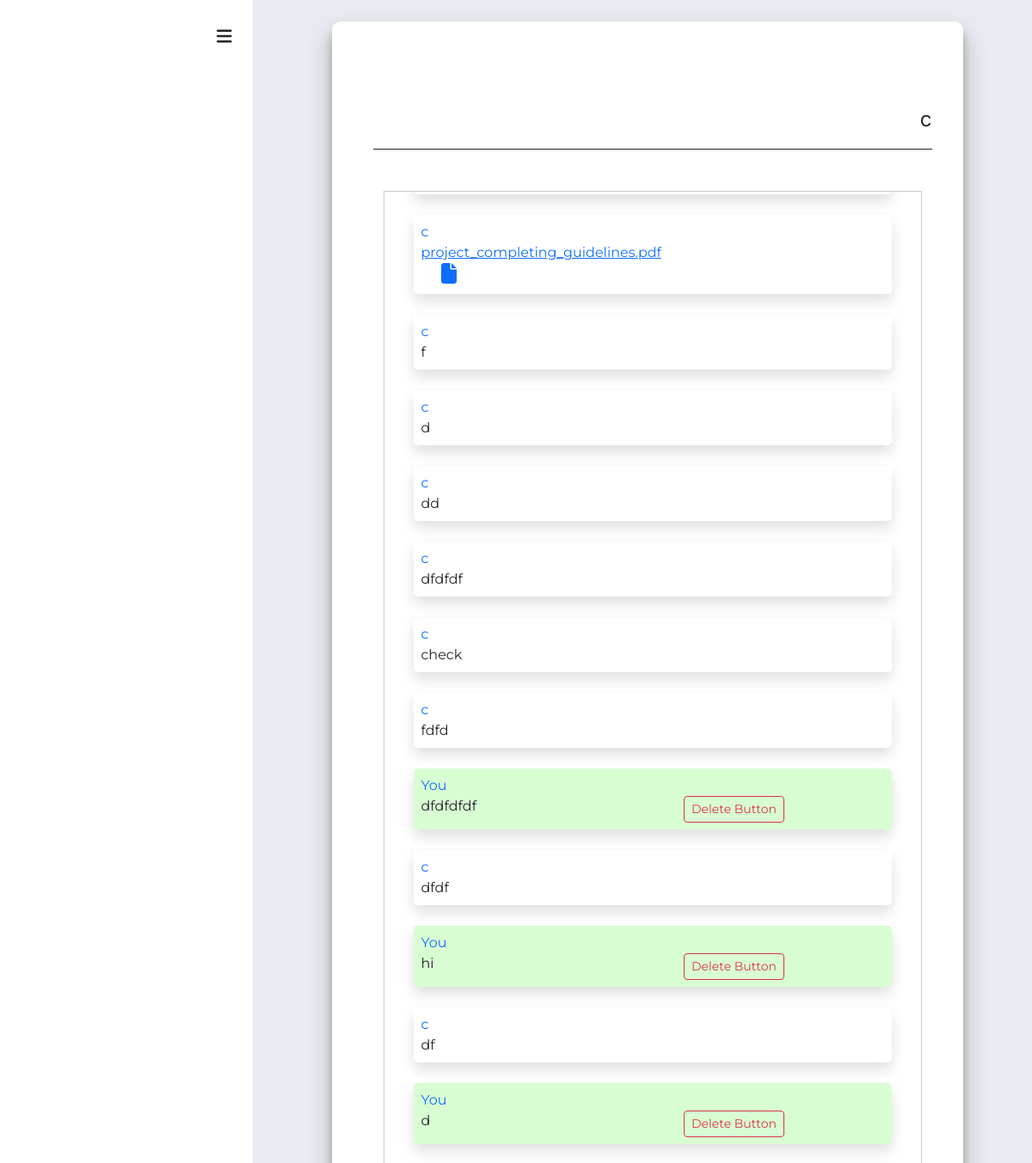
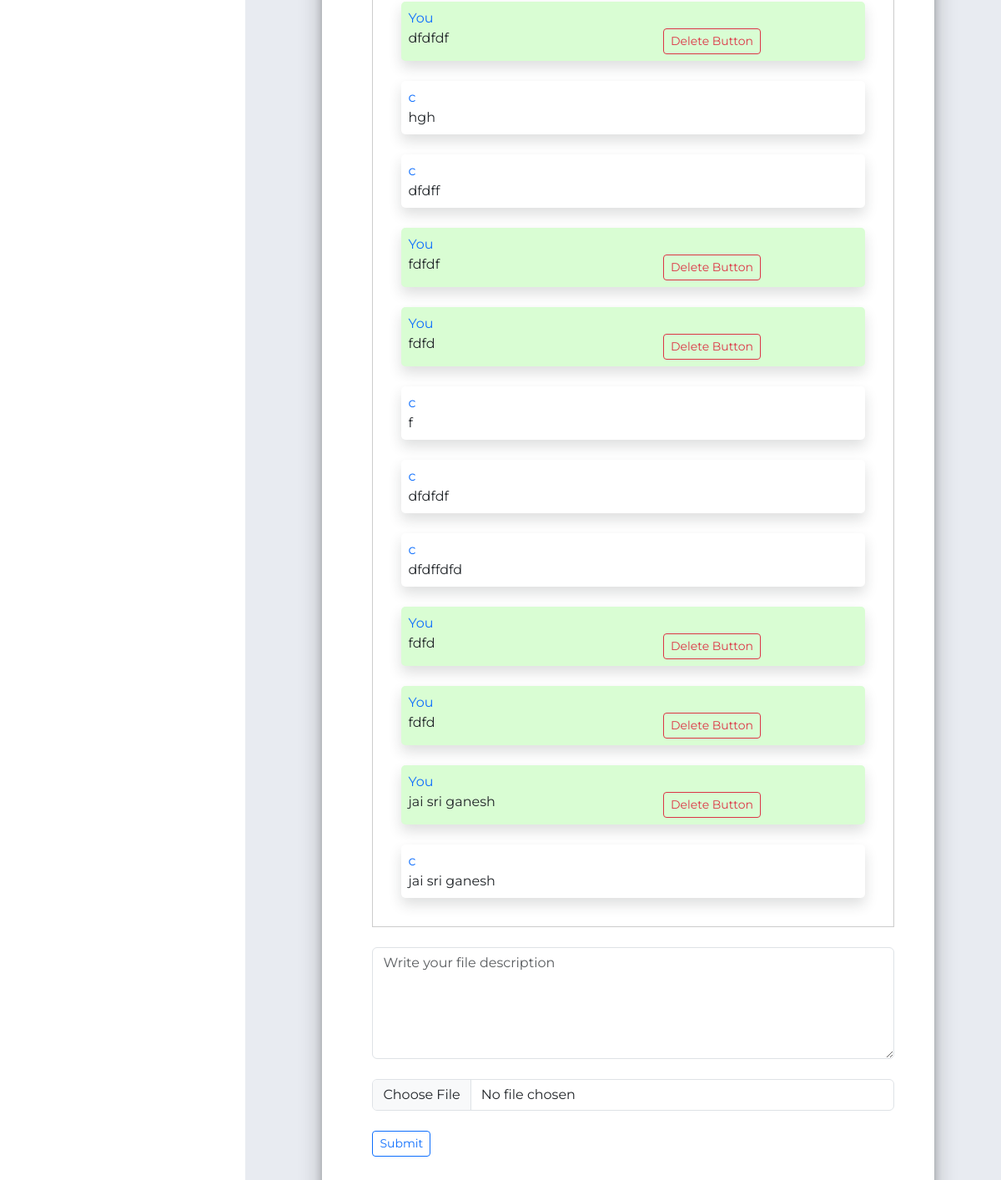
The page /views/pages/messages.views.php?msg_user_id=3 (signed in) on the database its author committed (2 pictures, top to bottom).
### tables this page shows
CREATE TABLE `users` (
  `user_id` int(11) NOT NULL,
  `user_name` varchar(255) NOT NULL,
  `email` varchar(255) NOT NULL,
  `password` varchar(255) NOT NULL,
  `datetime` datetime NOT NULL DEFAULT current_timestamp()
);

CREATE TABLE `personal_inbox_msg` (
  `msg_id` int(11) NOT NULL,
  `msg_sender_id` varchar(255) NOT NULL,
  `msg_receiver_id` varchar(255) NOT NULL,
  `msg` text NOT NULL,
  `msg_seen_by_receiver_status` varchar(255) NOT NULL,
  `file_name` varchar(255) NOT NULL,
  `file_upload_status` varchar(255) NOT NULL,
  `datetime` datetime NOT NULL DEFAULT current_timestamp()
);

### config/conn.php (called while the page is built, shortened)
<?php
class database{
    protected function connection(){
        $this->hostname = 'localhost';
        $this->db_username = 'root';
        $this->db_password = '';
        $this->dbname = 'nexgenproject_2.0';
        $conn = new mysqli($this->hostname, $this->db_username, $this->db_password, $this->dbname);
        return $conn;
    }
}
?>

### models/models.php (called while the page is built, shortened)
<?php
class models extends database{
    public function pure_data($data){
        $result = htmlspecialchars(mysqli_real_escape_string($this->connection(), $data), ENT_QUOTES);
        return $result;
    }
    public function get_all_data($table_name, $where_conditions = 1){
        $sql = "SELECT * FROM `$table_name` WHERE $where_conditions ";
        $result = $this->connection()->query($sql);
        return $result;
    }
    public function create_sql_query($sql){
        $result = $this->connection()->query($sql);
        return $result;
    }
}
?>

### views/pages/inc/_personal_inbox_msg_components.php (the view, shortened to what this page needs)
<?php
$get_current_user_id = $_SESSION['user_id'];
$get_msg_receiver_user_id = $controllers->pure_data($_GET['msg_user_id']);
$get_msg_receiver_user_name = "";
$result_msg_receiver_user_name = $controllers->get_all_data("users", " `user_id` = '$get_msg_receiver_user_id' ");
if ($result_msg_receiver_user_name) {
    if ($result_msg_receiver_user_name->num_rows > 0) {
        while ($row_recived_msg_user = $result_msg_receiver_user_name->fetch_assoc()) {
            $get_msg_receiver_user_name = $row_recived_msg_user['user_name'];
        }
    }
}
?>
<div class="files_repository_main_section mt-4 pt-4 mb-4 pb-4">
    <div class="main_file_repository_section">
        <div class="msg_main_section">
            <div class="container">
                <div class="msg_container" id="messages">
                    <?php
                    $sql_inbox_msg_join = "
        SELECT * FROM `personal_inbox_msg`
        WHERE (`msg_sender_id` = '$get_current_user_id' AND `msg_receiver_id` = '$get_msg_receiver_user_id')
        OR (`msg_sender_id` = '$get_msg_receiver_user_id' AND `msg_receiver_id` = '$get_current_user_id');
    ";
                    $result_inbox_msg_join = $controllers->create_sql_query($sql_inbox_msg_join);
                    if ($result_inbox_msg_join) {
                        if ($result_inbox_msg_join->num_rows > 0) {
                            while ($row_inbox_msg_join = $result_inbox_msg_join->fetch_assoc()) {
                                $db_msg_id = $row_inbox_msg_join['msg_id'];
                                $db_msg = $row_inbox_msg_join['msg'];
                                $db_msg_sender_id = $row_inbox_msg_join['msg_sender_id'];
                                $db_msg_receiver_id = $row_inbox_msg_join['msg_receiver_id'];
                                $db_msg_file_name = $row_inbox_msg_join['file_name'];
                                $db_msg_file_upload_status = $row_inbox_msg_join['file_upload_status'];
                                if ($db_msg_sender_id == $get_current_user_id) {
                                    if ($db_msg != '' || $db_msg_file_upload_status == '') {
                                        echo '
                            <div class="parent_msg sended_msg shadow m-4 msg_id_' . $db_msg_id . '" id="msg_id_' . $db_msg_id . '">
                                <div class="msg_sender_user_name text-primary">You</div>
                                <div class="main_msg_section row">
                                    <div class="msg col-md-6 col-sm-12">' . $db_msg . '</div>
                                    <div class="delete_button col-md-6 col-sm-12"><button type="button" onclick="delete_msg(this)"
                                        data-personal_inbox_msg_id="' . $db_msg_id . '" data-delete_msg_id="' . $db_msg_id . '" class="btn ms-4 btn-sm btn-outline-danger">Delete Button</button></div>
                                </div>
                            </div>
                        ';
                                    }
                                } elseif ($db_msg_receiver_id == $get_current_user_id) {
                                    $result_get_msg_received_user_info = $controllers->get_all_data("users", " `user_id` = '$get_msg_receiver_user_id' ");
                                    if ($result_get_msg_received_user_info) {
                                        if ($result_get_msg_received_user_info->num_rows > 0) {
                                            while ($row_msg_received_user = $result_get_msg_received_user_info->fetch_assoc()) {
                                                $msg_received_user_name = $row_msg_received_user['user_name'];
                                            }
                                        }
                                    }
                                    if ($db_msg != '' || $db_msg_file_upload_status == '') {
                                        echo '
                            <div class="parent_msg received_msg shadow m-4 msg_id_' . $db_msg_id . '" id="msg_id_' . $db_msg_id . '">
                                <div class="msg_sender_user_name text-primary">' . $msg_received_user_name . '</div>
                                <div class="msg col-md-6 col-sm-12">' . $db_msg . '</div>
                            </div>
                        ';
                                    }
                                    if ($db_msg_file_upload_status == 'file_uploaded' || $db_msg == '') {
                                        echo '
                            <div class="parent_msg received_msg shadow m-4 msg_id_' . $db_msg_id . '" id="msg_id_' . $db_msg_id . '">
                                <div class="msg_sender_user_name text-primary">' . $get_msg_receiver_user_name . '</div>
                                <div class="main_msg_section row">
                                    <div class="msg_file msg col-md-6 col-sm-12">
                                        <a href="./assets/uploads/personal_inbox_upload/' . $db_msg_file_name . '" download="">
                                            <span>' . $db_msg_file_name . '</span>
                                            <i class="fa-solid fa-file ps-4 fs-4"></i>
                                        </a>
                                    </div>
                                </div>
                            </div>
                        ';
                                    }
                                }
                            }
                        }
                    }
                    ?>
                </div>
                <div class="repl_section">
                    <form id="submit_form">
                        <textarea name="message" id="msg_to_send" placeholder="Write your file description"
                            class="form-control mt-4 mb-4" cols="30" rows="5"></textarea>
                        <input type="file" name="personal_inbox_msg_upload_file" class="form-control"
                            id="personal_inbox_msg_upload_file">
                        <button name="send_personal_inbox_msg" type="submit" class="btn btn-outline-primary mt-4 btn-sm"
                            id="msg_submit">Submit</button>
                    </form>
                </div>
            </div>
        </div>
    </div>
</div>

### views/pages/messages.views.php (shortened to what this page needs)
<?php
require __DIR__ . '/inc/_header.php';
$controllers->login_check();
?>
<main>
    <div class="dashboard_main_section">
        <div class="row">
            <div class="col-md-3 " style="background-color: white !important;">
                <div class="integrate_mobile_sidebar">
                    <?php
                    include __DIR__ . '/inc/_mobile_sidebar_msg.php';
                    ?>
                </div>
            </div>
            <div class="col-md-9 cus_bg_main_section_color">
                <div class="main_content_section scrollbar_container">
                    <div class="the_running_main_content montserrat_font">
                        <div class="details_container">
                            <div class="details_container_info">
                                <div class="container">
                                </div>
                                <div class="main_content_section mt-4">
                                    <div class="container m-4 pt-4  pe-5">
                                      <div class="meetings_main_section">
                                        <div class="meetings_content">
                                            <div class="container">
                                                <?php
                                                    $get_msg_user_id = (isset($_GET['msg_user_id']) ? $controllers->pure_data($_GET['msg_user_id']) : '' );
                                                    $result_get_msg_user_info = $controllers->get_all_data("users", " `user_id` = '$get_msg_user_id' ");
                                                    if($result_get_msg_user_info){
                                                        if($result_get_msg_user_info->num_rows > 0){
                                                            while($row_msg_user_info = $result_get_msg_user_info->fetch_assoc()){
                                                                $get_msg_user_name = $row_msg_user_info['user_name'];
                                                            }
                                                        }else{
                                                            $get_msg_user_name = '';
                                                        }
                                                    }
                                                 if(!isset($_GET['msg_user_id'])){
                                                        echo '
                                                                 <div class="msg_title fs-4 justify-content-center d-flex m-auto border-bottom border-dark  pb-3 inter-font">
                                                                     NexGenProjects for messages
                                                                </div>
                                                        ';
                                                    }else{
                                                        echo '
                                                        <div class="msg_title fs-4 justify-content-end d-flex m-auto border-bottom border-dark  pb-3 inter-font">
                                                            '. $get_msg_user_name .'
                                                       </div>
                                               ';
                                                    }
                                                ?>
                                                <div class="msg_main_section">
                                                    <div class="msg_contents">
                                                        <?php
                                                        if(isset($_GET['msg_user_id'])){
                                                            include __DIR__ . '/inc/_personal_inbox_msg_components.php';
                                                        }
                                                        ?>
                                                    </div>
                                                </div>
                                            </div>
                                        </div>
                                      </div>
                                    </div>
                                </div>
                            </div>
                        </div>
                    </div>
                </div>
            </div>
        </div>
    </div>
</main>
<?php
require_once __DIR__ . '/inc/_footer_scripts.php';
?>

### assets/css/style.css (style rules this page uses)
* { margin: 0; padding: 0; box-sizing: border-box; }
:root { --cus-primary-color: #243CFC; --cus-main-section-bg-color: #E8EBF1; }

### assets/css/utilities.css (style rules this page uses)
:root { --cus-primary-color: #243CFC; --cus-main-section-bg-color: #E8EBF1; }
.cus_bg_main_section_color { background-color: var(--cus-main-section-bg-color) !important; }
.scrollbar_container { width: 100%; height: 100vh; overflow-y: scroll; -ms-overflow-style: none; scrollbar-width: none; }
body { overflow-x: hidden; }

### assets/css/dashboard.css (style rules this page uses)
.details_container { width: 100%; background-color: #E8EBF1; display: flex; justify-content: center; }
.details_container_info { min-height: 100vh !important; height: auto !important; background-color: #fff; border-radius: 10px; box-shadow: 0 14px 28px rgba(0, 0, 0, 0.25), 0 10px 10px rgba(0, 0, 0, 0.22); display: flex; flex-direction: column; margin-top: 25px; margin-bottom: 100px !important; width: 82%; }

### assets/css/messages.css (style rules this page uses)
.msg_container { max-height: 50vh; overflow-y: auto; padding: 10px; border: 1px solid #ccc; }
.received_msg { margin-bottom: 10px; padding: 8px; background-color: white !important; border-radius: 5px; }
.sended_msg { margin-bottom: 10px; padding: 8px; background-color: #D9FDD3 !important; border-radius: 5px; }
.details_container_info { height: auto !important; }

### views/pages/inc/_personal_inbox_msg_components.php (style rules this page uses)
.msg_container { max-height: 50vh; overflow-y: auto; padding: 10px; border: 1px solid #ccc; }
.received_msg { margin-bottom: 10px; padding: 8px; background-color: white !important; border-radius: 5px; }
.sended_msg { margin-bottom: 10px; padding: 8px; background-color: #D9FDD3 !important; border-radius: 5px; }
.details_container_info { height: auto !important; }

### rows shown on the page
users: user_name "c"
personal_inbox_msg: file_name "project_completing_guidelines.pdf"
personal_inbox_msg: users.user_name "c", msg "f"
personal_inbox_msg: users.user_name "c", msg "d"
personal_inbox_msg: users.user_name "c", msg "dd"
personal_inbox_msg: users.user_name "c", msg "dfdfdf"
personal_inbox_msg: users.user_name "c", msg "check"
personal_inbox_msg: users.user_name "c", msg "fdfd"
personal_inbox_msg: msg "dfdfdfdf"
personal_inbox_msg: users.user_name "c", msg "dfdf"
personal_inbox_msg: msg "hi"
personal_inbox_msg: users.user_name "c", msg "df"
personal_inbox_msg: msg "d"
personal_inbox_msg: msg "dfdfdf"
personal_inbox_msg: users.user_name "c", msg "hgh"
personal_inbox_msg: users.user_name "c", msg "dfdff"
personal_inbox_msg: msg "fdfdf"
personal_inbox_msg: msg "fdfd"
personal_inbox_msg: users.user_name "c", msg "f"
personal_inbox_msg: users.user_name "c", msg "dfdfdf"
personal_inbox_msg: users.user_name "c", msg "dfdffdfd"
personal_inbox_msg: msg "fdfd"
personal_inbox_msg: msg "fdfd"
personal_inbox_msg: msg "jai sri ganesh"
personal_inbox_msg: users.user_name "c", msg "jai sri ganesh"
